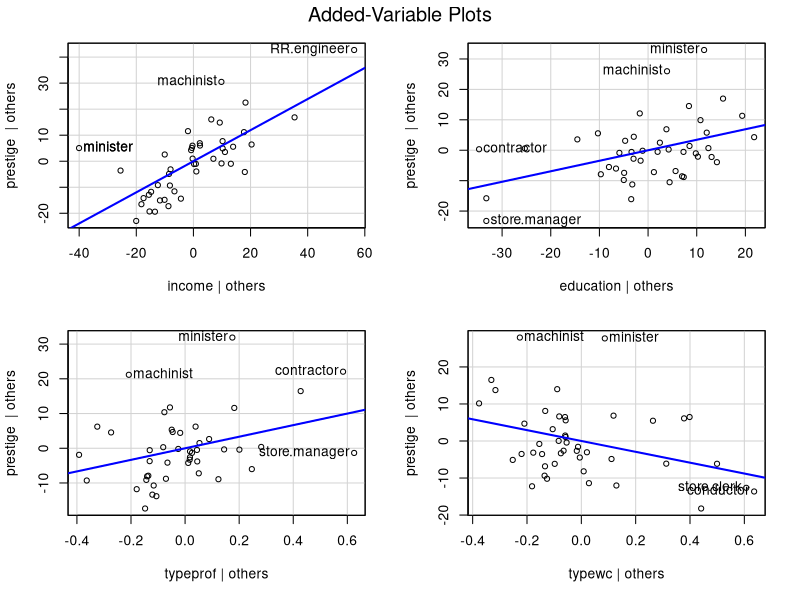
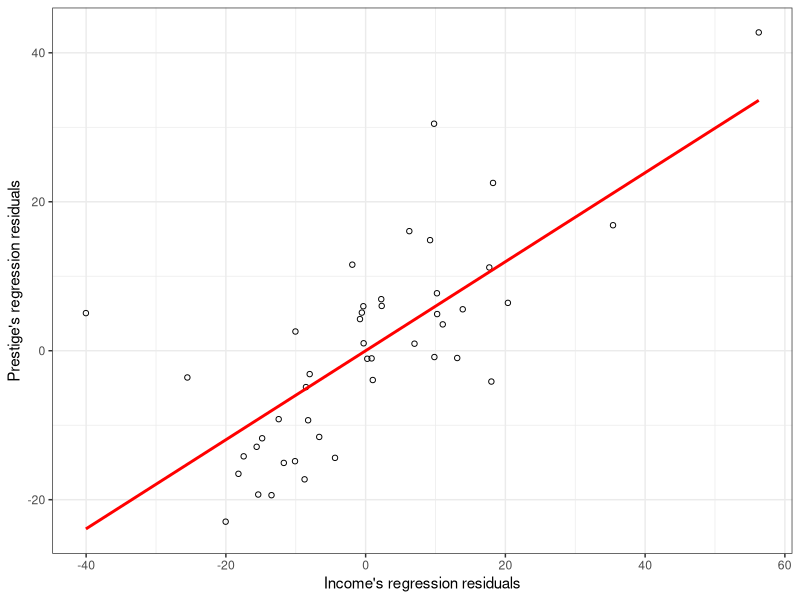

Generate these figures, in order, with R:
library(car)
library(ggplot2)
?avPlot

avPlots(lm(prestige~income+education+type, data=Duncan))
# 
# 1) X1,X2 not correlated, both predictive of y
# 2) X1,X2 not correlated, only 1 predictive of y
# 3) X1,X2 correlated, still both significant for Beta
# 4) X1,X2 correlated, jointly predictive of y, neither significant Beta

data(Duncan)

# avPlot of Prestige ~ . - Income
prestigeAgainstAllLessIncome <- lm(formula = prestige ~ . - income, data=Duncan)
incomeAgainstAllLessPrestige <- lm(formula = income ~ . - prestige, data=Duncan)

resY <- prestigeAgainstAllLessIncome$residuals
resX <- incomeAgainstAllLessPrestige$residuals

ggplot(data=data.frame(x=resX, y=resY), aes(x=x,y=y)) + 
  geom_point(shape=1) + 
  stat_smooth(method="lm", se=FALSE, color='red') +
  labs(x="Income's regression residuals", y="Prestige's regression residuals") +
  theme_bw()

?Duncan
